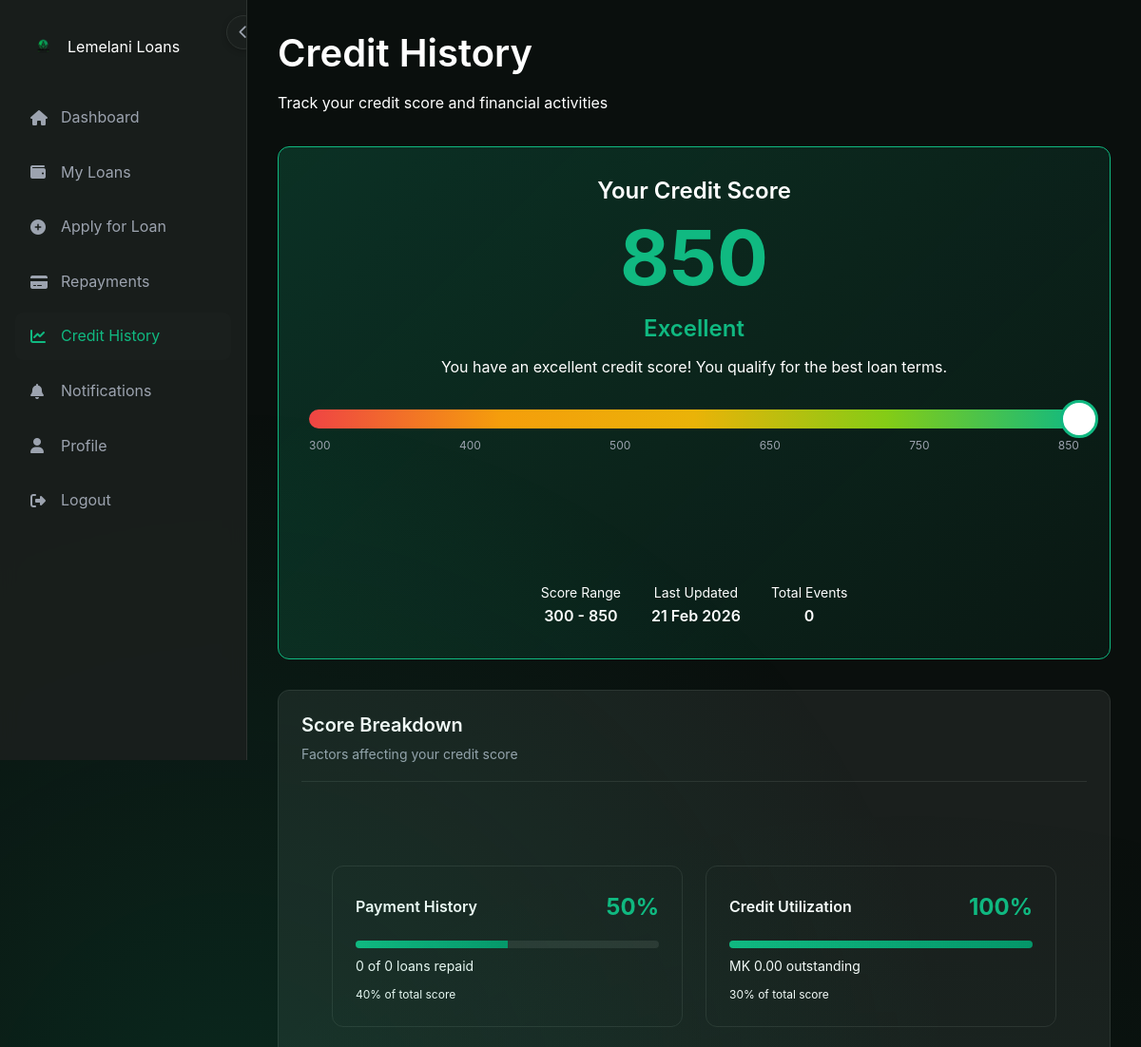
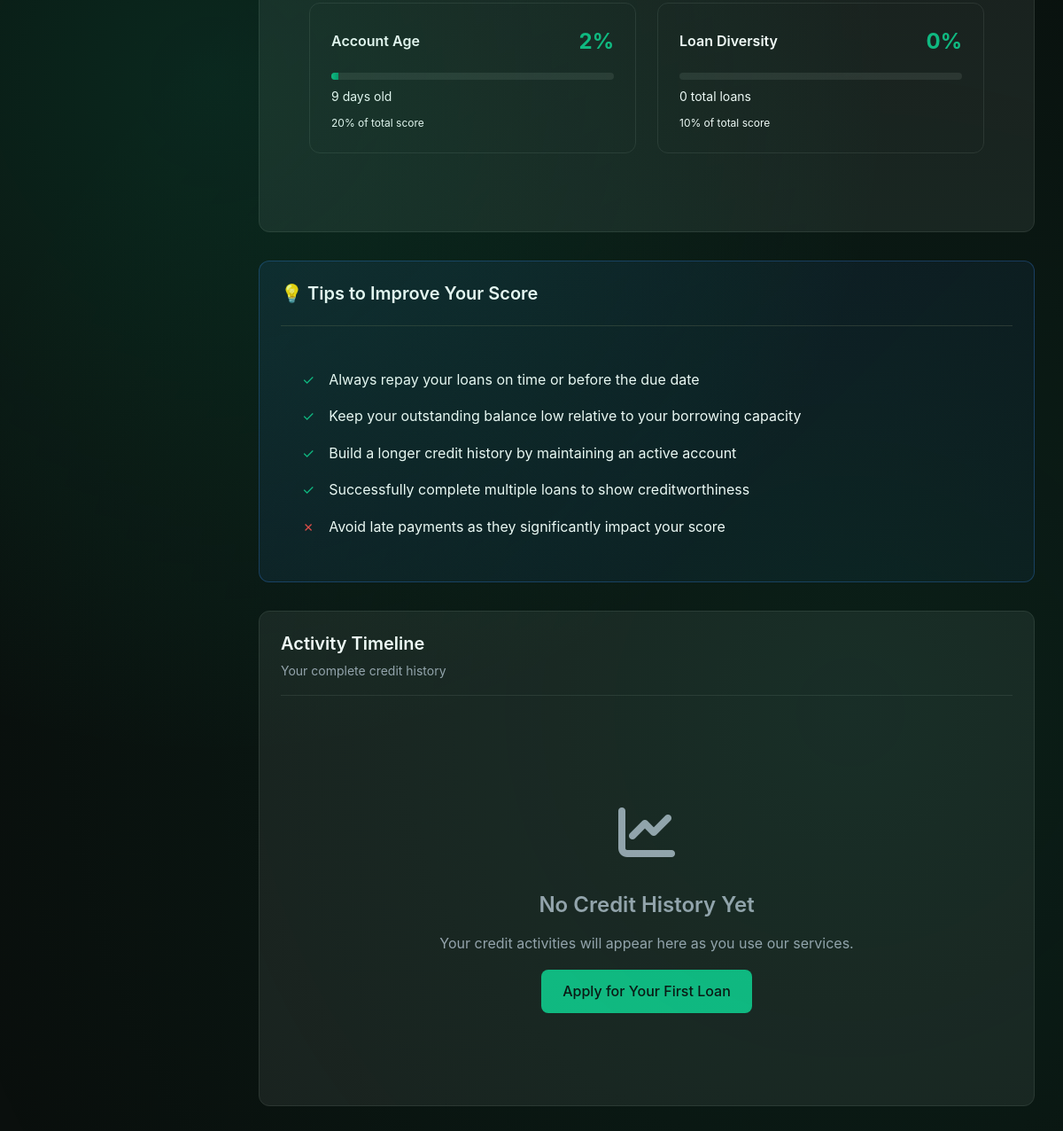
The page /credit-history.php (signed in) on the database its author committed (2 pictures, top to bottom).
### tables this page shows
CREATE TABLE users (
    user_id           INT UNSIGNED AUTO_INCREMENT PRIMARY KEY,
    full_name         VARCHAR(150)        NOT NULL,
    national_id       VARCHAR(30)         NOT NULL UNIQUE,
    phone             VARCHAR(20)         NOT NULL UNIQUE,
    email             VARCHAR(150)       UNIQUE,
    date_of_birth     DATE,
    gender            ENUM('male','female','other'),
    password_hash     VARCHAR(255)        NOT NULL,
    profile_photo     VARCHAR(255),
    is_verified       TINYINT(1)          DEFAULT 0,
    verification_status ENUM('pending','verified','rejected') DEFAULT 'pending',
    account_status    ENUM('active','suspended','blacklisted','closed') DEFAULT 'active',
    role              ENUM('customer','admin','manager')     DEFAULT 'customer',
    credit_score      SMALLINT UNSIGNED   DEFAULT 300,
    last_login        TIMESTAMP NULL,
    created_at        TIMESTAMP           DEFAULT CURRENT_TIMESTAMP,
    updated_at        TIMESTAMP           DEFAULT CURRENT_TIMESTAMP ON UPDATE CURRENT_TIMESTAMP,
    INDEX idx_national_id (national_id),
    INDEX idx_email (email),
    INDEX idx_role (role),
    INDEX idx_account_status (account_status),
    INDEX idx_is_verified (is_verified)
);

### credit-history.php (the view, shortened to what the rows shown need)
<?php
require_once 'config/config.php';
require_once 'classes/User.php';
$database = new Database();
$db = $database->getConnection();
$user = new User($db);
$user_data = $user->getUserById(get_user_id());
$credit_score = $user_data['credit_score'];
$account_age_days = (time() - strtotime($user_data['created_at'])) / (60 * 60 * 24);
$age_factor = min($account_age_days / 365, 1);
$credit_age_score = round($age_factor * 170);
$credit_age_pct = ($credit_age_score / 170) * 100;
function getCreditRating($score) {
    if ($score >= 750) return ['Excellent', 'var(--success)', 'You have an excellent credit score! You qualify for the best loan terms.'];
    return ['Very Poor', 'var(--error)', 'Your credit score is low. Build credit by repaying loans on time.'];
}
list($rating, $rating_color, $rating_message) = getCreditRating($credit_score);
?>
<!DOCTYPE html>
<html lang="en">
<head>
    <link rel="stylesheet" href="assets/css/style.css">
    <link rel="stylesheet" href="assets/css/fontawesome-all.min.css" />
</head>
<body>
    <div class="main-wrapper">
        <div class="main-content">
            <h1>Credit History</h1>
            <div class="credit-score-card">
                <h3 style="margin-bottom: 0.5rem;">Your Credit Score</h3>
                <div class="credit-score-display" style="color: <?php echo $rating_color; ?>">
                    <?php echo $credit_score; ?>
                </div>
                <div style="font-size: 1.5rem; font-weight: 600; color: <?php echo $rating_color; ?>; margin-bottom: 0.5rem;">
                    <?php echo $rating; ?>
                </div>
                <p class="text-secondary"><?php echo $rating_message; ?></p>
                <div class="credit-gauge">
                    <div class="gauge-bg">
                    </div>
                    <div class="gauge-labels">
                    </div>
                </div>
                <div style="display: flex; justify-content: center; gap: 2rem; margin-top: 2rem; flex-wrap: wrap;">
                    <div>
                    </div>
                    <div>
                        <div class="text-secondary" style="font-size: 0.875rem;">Last Updated</div>
                        <div style="font-weight: 600;"><?php echo format_date($user_data['updated_at']); ?></div>
                    </div>
                    <div>
                    </div>
                </div>
            </div>
            <div class="card mb-4">
                <div style="padding: 2rem;">
                    <div class="score-breakdown">
                        <div class="breakdown-item">
                            <div class="breakdown-header">
                                <span class="breakdown-label">Account Age</span>
                                <span class="breakdown-score"><?php echo round($credit_age_pct); ?>%</span>
                            </div>
                            <div class="progress-bar-wrapper">
                                <div class="progress-bar-fill" style="width: <?php echo $credit_age_pct; ?>%"></div>
                            </div>
                            <div class="text-secondary" style="font-size: 0.875rem;">
                                <?php echo round($account_age_days); ?> days old
                            </div>
                            <div class="text-secondary" style="font-size: 0.75rem; margin-top: 0.5rem;">
                                20% of total score
                            </div>
                        </div>
                    </div>
                </div>
            </div>
        </div>
    </div>
</body>
</html>

### rows shown on the page
users: credit_score "850", updated_at "21 Feb 2026", created_at "2"

### other values the page prints
SITE_NAME "Lemelani Loans"
$rating "Excellent"
$rating_message "You have an excellent credit score! You qualify for the best loan terms."
count($credit_history) "0"
$payment_history_pct "50"
$repaid_loans "0"
$total_loans "0"
$credit_utilization_pct "100"
format_currency($outstanding) "MK 0.00"
$loan_diversity_pct "0"
